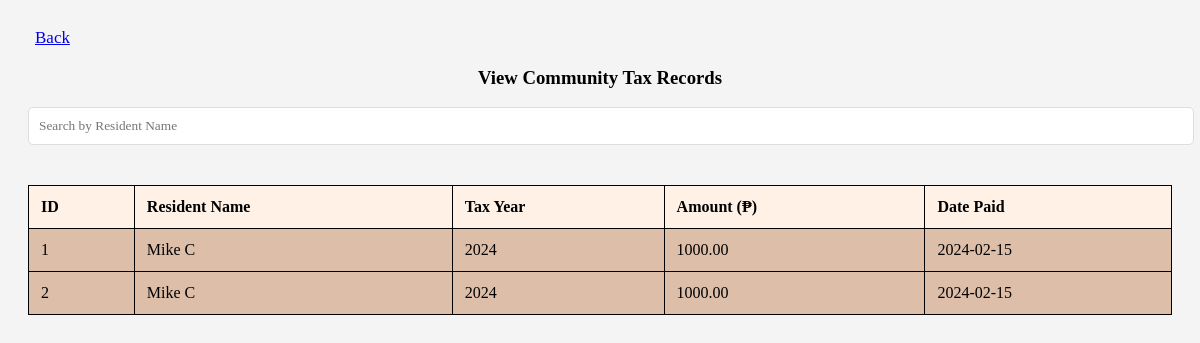
Page /view_community_tax.php on the committed database.
### tables this page shows
CREATE TABLE `community_tax` (
  `id` int(11) NOT NULL,
  `tax_year` year(4) NOT NULL,
  `amount` decimal(10,2) NOT NULL,
  `date_paid` date NOT NULL,
  `resident_id` int(11) NOT NULL
);

CREATE TABLE `residents` (
  `id` int(11) NOT NULL,
  `first_name` varchar(255) NOT NULL,
  `middle_name` varchar(255) NOT NULL,
  `last_name` varchar(255) NOT NULL,
  `nick_name` varchar(255) NOT NULL,
  `gender` varchar(255) NOT NULL,
  `birth_date` date NOT NULL,
  `place_of_birth` varchar(255) NOT NULL,
  `civil_status` varchar(255) NOT NULL,
  `occupation` varchar(255) NOT NULL,
  `religion` varchar(255) NOT NULL,
  `lot` varchar(255) NOT NULL,
  `purok` varchar(255) NOT NULL,
  `resident_status` varchar(255) NOT NULL,
  `voter_status` varchar(255) NOT NULL,
  `person_with_disability` varchar(255) NOT NULL,
  `email` varchar(255) NOT NULL,
  `phone_number` varchar(255) NOT NULL,
  `telephone` varchar(255) NOT NULL,
  `photo` varchar(255) NOT NULL
);

### view_community_tax.php (the view, shortened to what this page needs)
<?php
include 'database.php';
$search_query = "";
$sql = "SELECT community_tax.id, residents.first_name, residents.last_name, community_tax.tax_year, community_tax.amount, community_tax.date_paid
        FROM community_tax
        INNER JOIN residents ON community_tax.resident_id = residents.id
        WHERE CONCAT(residents.first_name, ' ', residents.last_name) LIKE '%$search_query%'
        ORDER BY community_tax.date_paid DESC";
$community_tax_result = $conn->query($sql);
?>
<!DOCTYPE html>
<html lang="en">
<head>
    <link rel="stylesheet" href="https://cdnjs.cloudflare.com/ajax/libs/font-awesome/6.0.0-beta3/css/all.min.css">
</head>
<body>
<a href="tax.php" style="font-size: 17px; margin-left: 7px;">Back</a>
<h3 align="center">View Community Tax Records</h3>
<input type="text" id="search" onkeyup="filterTable()" placeholder="Search by Resident Name" value="<?php echo htmlspecialchars($search_query); ?>">
<table>
    <thead>
        <tr>
            <th>ID</th>
            <th>Resident Name</th>
            <th>Tax Year</th>
            <th>Amount (₱)</th>
            <th>Date Paid</th>
        </tr>
    </thead>
    <tbody id="communityTaxTable">
        <?php
        if ($community_tax_result->num_rows > 0) {
            while ($row = $community_tax_result->fetch_assoc()) {
                echo "<tr>
                        <td>{$row['id']}</td>
                        <td>{$row['first_name']} {$row['last_name']}</td>
                        <td>{$row['tax_year']}</td>
                        <td>{$row['amount']}</td>
                        <td>{$row['date_paid']}</td>
                      </tr>";
            }
        } else {
            echo "<tr><td colspan='5'>No community tax records found.</td></tr>";
        }
        ?>
    </tbody>
</table>
</body>
</html>

### view_community_tax.php (style rules this page uses)
* { font-family: cursive; }
body { background-color: #f4f4f4; padding: 20px; }
table { width: 100%; border-collapse: collapse; background-color: #ddbea9; margin-top: 20px; }
th, td { padding: 12px; text-align: left; border-bottom: 1px solid #dddddd; border: 1px solid black; }
th { background-color: #fff1e6; }
input { width: 100%; padding: 10px; margin-bottom: 20px; border-radius: 5px; border: 1px solid #ddd; }

### rows in the picture
community_tax: id "1", resident.first_name "Mike", resident.last_name "C", tax_year "2024", amount "1000.00", date_paid "2024-02-15"
community_tax: id "2", resident.first_name "Mike", resident.last_name "C", tax_year "2024", amount "1000.00", date_paid "2024-02-15"
